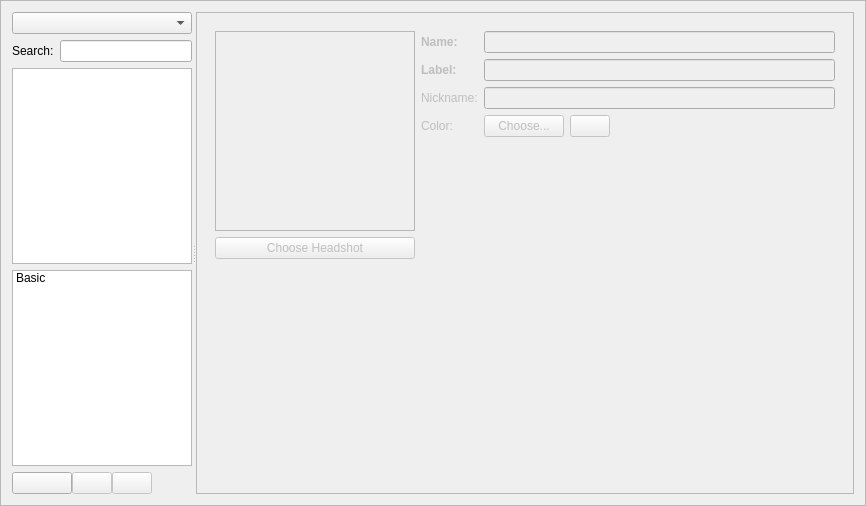
<?xml version="1.0" encoding="UTF-8"?>
<ui version="4.0">
 <class>CharacterFrame</class>
 <widget class="QFrame" name="CharacterFrame">
  <property name="geometry">
   <rect>
    <x>0</x>
    <y>0</y>
    <width>866</width>
    <height>506</height>
   </rect>
  </property>
  <property name="windowTitle">
   <string>Frame</string>
  </property>
  <property name="frameShape">
   <enum>QFrame::StyledPanel</enum>
  </property>
  <property name="frameShadow">
   <enum>QFrame::Raised</enum>
  </property>
  <layout class="QVBoxLayout" name="verticalLayout_3">
   <item>
    <widget class="QSplitter" name="splitter_2">
     <property name="orientation">
      <enum>Qt::Horizontal</enum>
     </property>
     <property name="childrenCollapsible">
      <bool>false</bool>
     </property>
     <widget class="QWidget" name="layoutWidget">
      <layout class="QVBoxLayout" name="verticalLayout">
       <property name="sizeConstraint">
        <enum>QLayout::SetMaximumSize</enum>
       </property>
       <item>
        <widget class="QComboBox" name="comboBox">
         <property name="sizePolicy">
          <sizepolicy hsizetype="Minimum" vsizetype="Fixed">
           <horstretch>0</horstretch>
           <verstretch>0</verstretch>
          </sizepolicy>
         </property>
        </widget>
       </item>
       <item>
        <layout class="QHBoxLayout" name="horizontalLayout_2">
         <property name="sizeConstraint">
          <enum>QLayout::SetMaximumSize</enum>
         </property>
         <item>
          <widget class="QLabel" name="label">
           <property name="sizePolicy">
            <sizepolicy hsizetype="Maximum" vsizetype="Preferred">
             <horstretch>0</horstretch>
             <verstretch>0</verstretch>
            </sizepolicy>
           </property>
           <property name="text">
            <string>Search:</string>
           </property>
          </widget>
         </item>
         <item>
          <widget class="QLineEdit" name="lineEdit">
           <property name="sizePolicy">
            <sizepolicy hsizetype="Minimum" vsizetype="Fixed">
             <horstretch>0</horstretch>
             <verstretch>0</verstretch>
            </sizepolicy>
           </property>
          </widget>
         </item>
        </layout>
       </item>
       <item>
        <widget class="QListView" name="characterList">
         <property name="sizePolicy">
          <sizepolicy hsizetype="Maximum" vsizetype="Expanding">
           <horstretch>0</horstretch>
           <verstretch>0</verstretch>
          </sizepolicy>
         </property>
        </widget>
       </item>
       <item>
        <widget class="QListWidget" name="characterAttrList">
         <property name="sizePolicy">
          <sizepolicy hsizetype="Maximum" vsizetype="Expanding">
           <horstretch>0</horstretch>
           <verstretch>0</verstretch>
          </sizepolicy>
         </property>
         <item>
          <property name="text">
           <string>Basic</string>
          </property>
         </item>
        </widget>
       </item>
       <item>
        <layout class="QHBoxLayout" name="horizontalLayout">
         <property name="spacing">
          <number>0</number>
         </property>
         <property name="sizeConstraint">
          <enum>QLayout::SetDefaultConstraint</enum>
         </property>
         <item>
          <widget class="QPushButton" name="addCharacter">
           <property name="sizePolicy">
            <sizepolicy hsizetype="Maximum" vsizetype="Preferred">
             <horstretch>0</horstretch>
             <verstretch>0</verstretch>
            </sizepolicy>
           </property>
           <property name="minimumSize">
            <size>
             <width>60</width>
             <height>0</height>
            </size>
           </property>
           <property name="maximumSize">
            <size>
             <width>16777215</width>
             <height>16777215</height>
            </size>
           </property>
           <property name="whatsThis">
            <string>Add a Character</string>
           </property>
           <property name="layoutDirection">
            <enum>Qt::LeftToRight</enum>
           </property>
           <property name="autoFillBackground">
            <bool>false</bool>
           </property>
           <property name="text">
            <string/>
           </property>
           <property name="icon">
            <iconset resource="../res/plotline.qrc">
             <normaloff>:/images/images/list-add-user.png</normaloff>:/images/images/list-add-user.png</iconset>
           </property>
          </widget>
         </item>
         <item>
          <widget class="QPushButton" name="archiveCharacter">
           <property name="enabled">
            <bool>false</bool>
           </property>
           <property name="sizePolicy">
            <sizepolicy hsizetype="Maximum" vsizetype="Fixed">
             <horstretch>0</horstretch>
             <verstretch>0</verstretch>
            </sizepolicy>
           </property>
           <property name="maximumSize">
            <size>
             <width>16777215</width>
             <height>16777215</height>
            </size>
           </property>
           <property name="whatsThis">
            <string>Archive or Restore Character (Safer than deleting)</string>
           </property>
           <property name="text">
            <string/>
           </property>
           <property name="icon">
            <iconset resource="../res/plotline.qrc">
             <normaloff>:/images/images/user-archive.png</normaloff>:/images/images/user-archive.png</iconset>
           </property>
          </widget>
         </item>
         <item>
          <widget class="QPushButton" name="deleteCharacter">
           <property name="enabled">
            <bool>false</bool>
           </property>
           <property name="sizePolicy">
            <sizepolicy hsizetype="Maximum" vsizetype="Fixed">
             <horstretch>0</horstretch>
             <verstretch>0</verstretch>
            </sizepolicy>
           </property>
           <property name="contextMenuPolicy">
            <enum>Qt::CustomContextMenu</enum>
           </property>
           <property name="whatsThis">
            <string>Delete selected character</string>
           </property>
           <property name="text">
            <string/>
           </property>
           <property name="icon">
            <iconset resource="../res/plotline.qrc">
             <normaloff>:/images/images/list-remove-user.png</normaloff>:/images/images/list-remove-user.png</iconset>
           </property>
          </widget>
         </item>
         <item>
          <spacer name="horizontalSpacer">
           <property name="orientation">
            <enum>Qt::Horizontal</enum>
           </property>
           <property name="sizeType">
            <enum>QSizePolicy::Maximum</enum>
           </property>
           <property name="sizeHint" stdset="0">
            <size>
             <width>40</width>
             <height>20</height>
            </size>
           </property>
          </spacer>
         </item>
        </layout>
       </item>
      </layout>
     </widget>
     <widget class="QScrollArea" name="scrollAreaCharDetails">
      <property name="enabled">
       <bool>false</bool>
      </property>
      <property name="sizePolicy">
       <sizepolicy hsizetype="Preferred" vsizetype="Maximum">
        <horstretch>0</horstretch>
        <verstretch>0</verstretch>
       </sizepolicy>
      </property>
      <property name="widgetResizable">
       <bool>true</bool>
      </property>
      <widget class="QWidget" name="scrollAreaWidgetContents">
       <property name="geometry">
        <rect>
         <x>0</x>
         <y>0</y>
         <width>559</width>
         <height>484</height>
        </rect>
       </property>
       <layout class="QVBoxLayout" name="verticalLayout_2">
        <item>
         <widget class="QStackedWidget" name="stackedWidget_2">
          <property name="sizePolicy">
           <sizepolicy hsizetype="Preferred" vsizetype="Expanding">
            <horstretch>0</horstretch>
            <verstretch>0</verstretch>
           </sizepolicy>
          </property>
          <widget class="QWidget" name="pageBasic">
           <layout class="QHBoxLayout" name="horizontalLayout_3">
            <item>
             <layout class="QGridLayout" name="gridLayout">
              <item row="0" column="0">
               <widget class="QGraphicsView" name="characterHeadshot">
                <property name="sizePolicy">
                 <sizepolicy hsizetype="Expanding" vsizetype="Minimum">
                  <horstretch>0</horstretch>
                  <verstretch>0</verstretch>
                 </sizepolicy>
                </property>
                <property name="maximumSize">
                 <size>
                  <width>200</width>
                  <height>200</height>
                 </size>
                </property>
                <property name="baseSize">
                 <size>
                  <width>60</width>
                  <height>60</height>
                 </size>
                </property>
               </widget>
              </item>
              <item row="0" column="1" rowspan="3">
               <layout class="QFormLayout" name="formLayout_2">
                <item row="0" column="0">
                 <widget class="QLabel" name="label_2">
                  <property name="font">
                   <font>
                    <weight>75</weight>
                    <bold>true</bold>
                   </font>
                  </property>
                  <property name="text">
                   <string>Name:</string>
                  </property>
                 </widget>
                </item>
                <item row="0" column="1">
                 <widget class="QLineEdit" name="characterName"/>
                </item>
                <item row="2" column="0">
                 <widget class="QLabel" name="label_3">
                  <property name="text">
                   <string>Nickname:</string>
                  </property>
                 </widget>
                </item>
                <item row="2" column="1">
                 <widget class="QLineEdit" name="characterNickname"/>
                </item>
                <item row="4" column="0">
                 <widget class="QLabel" name="label_5">
                  <property name="text">
                   <string>Color:</string>
                  </property>
                 </widget>
                </item>
                <item row="4" column="1">
                 <layout class="QHBoxLayout" name="horizontalLayout_4">
                  <item>
                   <widget class="QPushButton" name="characterColor">
                    <property name="text">
                     <string>Choose...</string>
                    </property>
                    <property name="icon">
                     <iconset resource="../res/plotline.qrc">
                      <normaloff>:/images/images/fill-color.png</normaloff>:/images/images/fill-color.png</iconset>
                    </property>
                   </widget>
                  </item>
                  <item>
                   <widget class="QPushButton" name="clearCharacterColor">
                    <property name="sizePolicy">
                     <sizepolicy hsizetype="Preferred" vsizetype="Fixed">
                      <horstretch>0</horstretch>
                      <verstretch>0</verstretch>
                     </sizepolicy>
                    </property>
                    <property name="text">
                     <string/>
                    </property>
                    <property name="icon">
                     <iconset resource="../res/plotline.qrc">
                      <normaloff>:/images/images/edit-clear-locationbar-rtl.png</normaloff>:/images/images/edit-clear-locationbar-rtl.png</iconset>
                    </property>
                   </widget>
                  </item>
                  <item>
                   <spacer name="horizontalSpacer_2">
                    <property name="orientation">
                     <enum>Qt::Horizontal</enum>
                    </property>
                    <property name="sizeHint" stdset="0">
                     <size>
                      <width>40</width>
                      <height>20</height>
                     </size>
                    </property>
                   </spacer>
                  </item>
                 </layout>
                </item>
                <item row="1" column="0">
                 <widget class="QLabel" name="label_4">
                  <property name="font">
                   <font>
                    <weight>75</weight>
                    <bold>true</bold>
                   </font>
                  </property>
                  <property name="text">
                   <string>Label:</string>
                  </property>
                 </widget>
                </item>
                <item row="1" column="1">
                 <widget class="QLineEdit" name="characterLabel">
                  <property name="whatsThis">
                   <string>&lt;html&gt;&lt;head/&gt;&lt;body&gt;&lt;p&gt;A short name to identify the character for plot lines and scenes (e.g. JoDo for John Doe).&lt;/p&gt;&lt;/body&gt;&lt;/html&gt;</string>
                  </property>
                 </widget>
                </item>
               </layout>
              </item>
              <item row="1" column="0">
               <widget class="QPushButton" name="chooseHeadshot">
                <property name="text">
                 <string>Choose Headshot</string>
                </property>
               </widget>
              </item>
             </layout>
            </item>
           </layout>
          </widget>
          <widget class="QWidget" name="page_2"/>
         </widget>
        </item>
       </layout>
      </widget>
     </widget>
    </widget>
   </item>
  </layout>
 </widget>
 <tabstops>
  <tabstop>comboBox</tabstop>
  <tabstop>lineEdit</tabstop>
  <tabstop>characterList</tabstop>
  <tabstop>characterAttrList</tabstop>
  <tabstop>scrollAreaCharDetails</tabstop>
  <tabstop>characterHeadshot</tabstop>
  <tabstop>chooseHeadshot</tabstop>
  <tabstop>characterName</tabstop>
  <tabstop>characterLabel</tabstop>
  <tabstop>characterNickname</tabstop>
  <tabstop>characterColor</tabstop>
  <tabstop>clearCharacterColor</tabstop>
  <tabstop>addCharacter</tabstop>
  <tabstop>archiveCharacter</tabstop>
  <tabstop>deleteCharacter</tabstop>
 </tabstops>
 <resources>
  <include location="../res/plotline.qrc"/>
 </resources>
 <connections/>
</ui>
